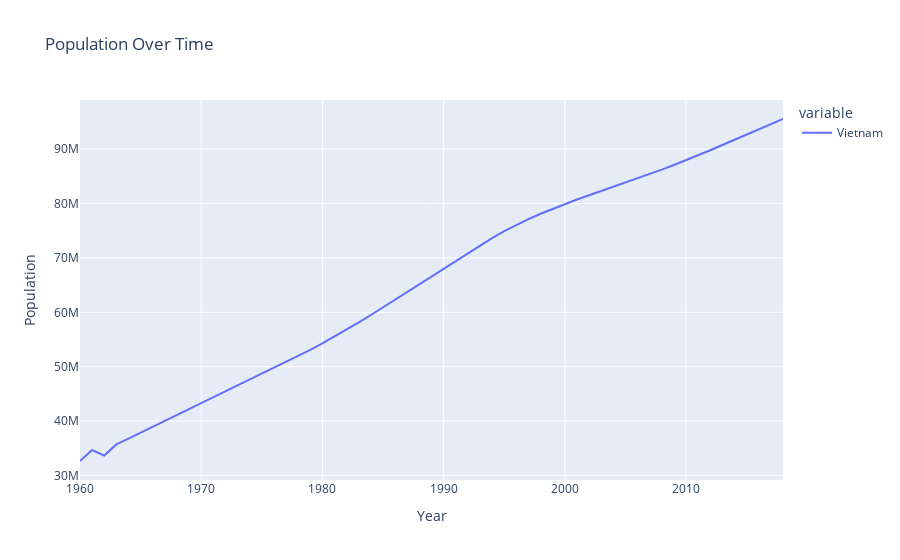

Notebook code for this chart:
### Code cell
fig = px.line(data.set_index('Countries').loc['Vietnam'],
              labels={'index': 'Year', 'value': 'Population'},
        title='Population Over Time',
          )
fig.show()

### Figure 1 — Plotly figure (JSON) as saved in the notebook; plotly's stock layout.template omitted (floating-point values rounded to 4 significant figures)
{"data": [{"hovertemplate": "variable=Vietnam<br>Year=%{x}<br>Population=%{y}<extra></extra>", "legendgroup": "Vietnam", "line": {"color": "#636efa", "dash": "solid"}, "mode": "lines", "name": "Vietnam", "orientation": "v", "showlegend": true, "type": "scatter", "x": ["1960", "1961", "1962", "1963", "1964", "1965", "1966", "1967", "1968", "1969", "1970", "1971", "1972", "1973", "1974", "1975", "1976", "1977", "1978", "1979", "1980", "1981", "1982", "1983", "1984", "1985", "1986", "1987", "1988", "1989", "1990", "1991", "1992", "1993", "1994", "1995", "1996", "1997", "1998", "1999", "2000", "2001", "2002", "2003", "2004", "2005", "2006", "2007", "2008", "2009", "2010", "2011", "2012", "2013", "2014", "2015", "2016", "2017", "2018"], "xaxis": "x", "y": [32670039, 34683407, 33666110, 35721217, 36779999, 37858951, 38958048, 40072948, 41193601, 42307146, 43404793, 44484035, 45548479, 46603525, 47657561, 48718189, 49785282, 50861162, 51959015, 53095408, 54281846, 55522803, 56814306, 58148384, 59512619, 60896721, 62293856, 63701972, 65120439, 66550234, 67988862, 69436954, 70883481, 72300308, 73651218, 74910461, 76068743, 77133214, 78115710, 79035871, 79910412, 80742499, 81534407, 82301656, 83062821, 83832661, 84617540, 85419591, 86243413, 87092252, 87967651, 88871561, 89802487, 90753472, 91714595, 92677076, 93638724, 94596642, 95540395], "yaxis": "y"}], "layout": {"legend": {"title": {"text": "variable"}, "tracegroupgap": 0}, "title": {"text": "Population Over Time"}, "xaxis": {"anchor": "y", "domain": [0, 1], "title": {"text": "Year"}}, "yaxis": {"anchor": "x", "domain": [0, 1], "title": {"text": "Population"}}}}
